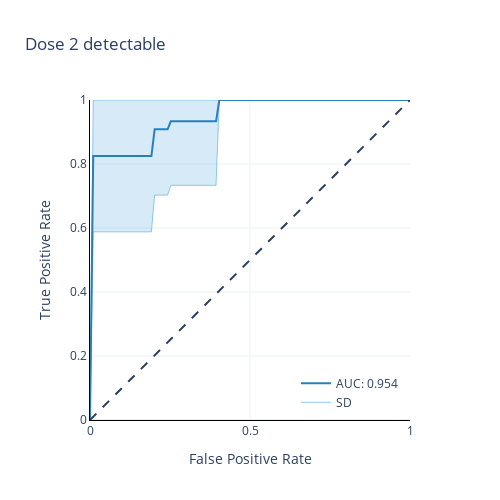

Notebook code for this chart:
### Code cell
y_true_d2_d  = []
y_true_d3_d  = []
y_score_d2_d = []
y_score_d3_d = []
for i in range(len(data["comp"]["SVM_RFE_d2_d"]["SVM_d2_d"])):
    y_true_d2_d.append(data["comp"]["SVM_RFE_d2_d"]["SVM_d2_d"][i]["y_true"])
    y_true_d3_d.append(data["comp"]["SVM_RFE_d3_d"]["SVM_d3_d"][i]["y_true"])
    y_score_d2_d.append(data["comp"]["SVM_RFE_d2_d"]["SVM_d2_d"][i]["z"])
    y_score_d3_d.append(data["comp"]["SVM_RFE_d3_d"]["SVM_d3_d"][i]["z"])


kind = 'val'
c_line      = 'rgba(52, 152, 219, 0.5)'
c_fill      = 'rgba(52, 152, 219, 0.2)'
c_line_main = 'rgba(41, 128, 185, 1.0)'
c_grid      = 'rgba(189, 195, 199, 0.5)'
#c_annot     = 'rgba(149, 165, 166, 0.5)'
#c_highlight = 'rgba(192, 57, 43, 1.0)'
fpr_mean    = np.linspace(0, 1, 100)
interp_tprs_d2_d = []
interp_tprs_d3_d = []
interp_tprs_d3_p = []
for i in range(len(y_true_d2_d)):
    fpr_d2_d, tpr_d2_d, thresholds = roc_curve(y_true_d2_d[i], y_score_d2_d[i])
    fpr_d3_d, tpr_d3_d, thresholds = roc_curve(y_true_d3_d[i], y_score_d3_d[i])
    interp_tpr_d2_d    = np.interp(fpr_mean, fpr_d2_d, tpr_d2_d)
    interp_tpr_d3_d    = np.interp(fpr_mean, fpr_d3_d, tpr_d3_d)
    interp_tpr_d2_d[0] = 0.0
    interp_tpr_d3_d[0] = 0.0
    interp_tprs_d2_d.append(interp_tpr_d2_d)
    interp_tprs_d3_d.append(interp_tpr_d3_d)
tpr_mean_d2_d     = np.mean(interp_tprs_d2_d, axis=0)
tpr_mean_d3_d     = np.mean(interp_tprs_d3_d, axis=0)
tpr_mean_d2_d[-1] = 1.0
tpr_mean_d3_d[-1] = 1.0
tpr_std_d2_d      = np.std(interp_tprs_d2_d, axis=0)
tpr_std_d3_d      = np.std(interp_tprs_d3_d, axis=0)
tpr_upper_d2_d    = np.clip(tpr_mean_d2_d+tpr_std_d2_d, 0, 1)
tpr_upper_d3_d    = np.clip(tpr_mean_d3_d+tpr_std_d3_d, 0, 1)
tpr_lower_d2_d    = tpr_mean_d2_d-tpr_std_d2_d
tpr_lower_d3_d    = tpr_mean_d3_d-tpr_std_d3_d

fig3 = go.Figure([
    go.Scatter(
        x          = fpr_mean,
        y          = tpr_upper_d2_d,
        line       = dict(color=c_line, width=1),
        hoverinfo  = "skip",
        showlegend = True,
        name       = 'SD'),
    go.Scatter(
        x          = fpr_mean,
        y          = tpr_lower_d2_d,
        fill       = 'tonexty',
        fillcolor  = c_fill,
        line       = dict(color=c_line, width=1),
        hoverinfo  = "skip",
        showlegend = False,
        name       = 'lower'),
    go.Scatter(
        x          = fpr_mean,
        y          = tpr_mean_d2_d,
        line       = dict(color=c_line_main, width=2),
        hoverinfo  = "skip",
        showlegend = True,
        name       = 'AUC: 0.954')
]
)
fig3.add_shape(
    type ='line', 
    line =dict(dash='dash'),
    x0=0, x1=1, y0=0, y1=1
)
fig3.update_layout(
    template    = 'plotly_white', 
    title_x     = 0.5,
    title = "Dose 2 detectable",
    xaxis_title = "False Positive Rate",
    yaxis_title = "True Positive Rate",
    width       = 500,
    height      = 500,
    legend      = dict(
        yanchor="bottom", 
        xanchor="right", 
        x=0.95,
        y=0.01,
    )
)
fig3.update_yaxes(
    range       = [0, 1],
    scaleanchor = "x", 
    scaleratio  = 1,
    linecolor   = 'black')
fig3.update_xaxes(
    range       = [0, 1],
    constrain   = 'domain',
    linecolor   = 'black')
fig3.write_image("fig_ml_c.svg")
fig3

### Figure 1 — Plotly figure (JSON) as saved in the notebook; plotly's stock layout.template omitted (floating-point values rounded to 4 significant figures)
{"data": [{"hoverinfo": "skip", "line": {"color": "rgba(52, 152, 219, 0.5)", "width": 1}, "name": "SD", "showlegend": true, "type": "scatter", "x": [0, 0.0101, 0.0202, 0.0303, 0.0404, 0.05051, 0.06061, 0.07071, 0.08081, 0.09091, 0.101, 0.1111, 0.1212, 0.1313, 0.1414, 0.1515, 0.1616, 0.1717, 0.1818, 0.1919, 0.202, 0.2121, 0.2222, 0.2323, 0.2424, 0.2525, 0.2626, 0.2727, 0.2828, 0.2929, 0.303, 0.3131, 0.3232, 0.3333, 0.3434, 0.3535, 0.3636, 0.3737, 0.3838, 0.3939, 0.404, 0.4141, 0.4242, 0.4343, 0.4444, 0.4545, 0.4646, 0.4747, 0.4848, 0.4949, 0.5051, 0.5152, 0.5253, 0.5354, 0.5455, 0.5556, 0.5657, 0.5758, 0.5859, 0.596, 0.6061, 0.6162, 0.6263, 0.6364, 0.6465, 0.6566, 0.6667, 0.6768, 0.6869, 0.697, 0.7071, 0.7172, 0.7273, 0.7374, 0.7475, 0.7576, 0.7677, 0.7778, 0.7879, 0.798, 0.8081, 0.8182, 0.8283, 0.8384, 0.8485, 0.8586, 0.8687, 0.8788, 0.8889, 0.899, 0.9091, 0.9192, 0.9293, 0.9394, 0.9495, 0.9596, 0.9697, 0.9798, 0.9899, 1], "y": [0, 1, 1, 1, 1, 1, 1, 1, 1, 1, 1, 1, 1, 1, 1, 1, 1, 1, 1, 1, 1, 1, 1, 1, 1, 1, 1, 1, 1, 1, 1, 1, 1, 1, 1, 1, 1, 1, 1, 1, 1, 1, 1, 1, 1, 1, 1, 1, 1, 1, 1, 1, 1, 1, 1, 1, 1, 1, 1, 1, 1, 1, 1, 1, 1, 1, 1, 1, 1, 1, 1, 1, 1, 1, 1, 1, 1, 1, 1, 1, 1, 1, 1, 1, 1, 1, 1, 1, 1, 1, 1, 1, 1, 1, 1, 1, 1, 1, 1, 1]}, {"fill": "tonexty", "fillcolor": "rgba(52, 152, 219, 0.2)", "hoverinfo": "skip", "line": {"color": "rgba(52, 152, 219, 0.5)", "width": 1}, "name": "lower", "showlegend": false, "type": "scatter", "x": [0, 0.0101, 0.0202, 0.0303, 0.0404, 0.05051, 0.06061, 0.07071, 0.08081, 0.09091, 0.101, 0.1111, 0.1212, 0.1313, 0.1414, 0.1515, 0.1616, 0.1717, 0.1818, 0.1919, 0.202, 0.2121, 0.2222, 0.2323, 0.2424, 0.2525, 0.2626, 0.2727, 0.2828, 0.2929, 0.303, 0.3131, 0.3232, 0.3333, 0.3434, 0.3535, 0.3636, 0.3737, 0.3838, 0.3939, 0.404, 0.4141, 0.4242, 0.4343, 0.4444, 0.4545, 0.4646, 0.4747, 0.4848, 0.4949, 0.5051, 0.5152, 0.5253, 0.5354, 0.5455, 0.5556, 0.5657, 0.5758, 0.5859, 0.596, 0.6061, 0.6162, 0.6263, 0.6364, 0.6465, 0.6566, 0.6667, 0.6768, 0.6869, 0.697, 0.7071, 0.7172, 0.7273, 0.7374, 0.7475, 0.7576, 0.7677, 0.7778, 0.7879, 0.798, 0.8081, 0.8182, 0.8283, 0.8384, 0.8485, 0.8586, 0.8687, 0.8788, 0.8889, 0.899, 0.9091, 0.9192, 0.9293, 0.9394, 0.9495, 0.9596, 0.9697, 0.9798, 0.9899, 1], "y": [0, 0.588, 0.588, 0.588, 0.588, 0.588, 0.588, 0.588, 0.588, 0.588, 0.588, 0.588, 0.588, 0.588, 0.588, 0.588, 0.588, 0.588, 0.588, 0.588, 0.7027, 0.7027, 0.7027, 0.7027, 0.7027, 0.7333, 0.7333, 0.7333, 0.7333, 0.7333, 0.7333, 0.7333, 0.7333, 0.7333, 0.7333, 0.7333, 0.7333, 0.7333, 0.7333, 0.7333, 1, 1, 1, 1, 1, 1, 1, 1, 1, 1, 1, 1, 1, 1, 1, 1, 1, 1, 1, 1, 1, 1, 1, 1, 1, 1, 1, 1, 1, 1, 1, 1, 1, 1, 1, 1, 1, 1, 1, 1, 1, 1, 1, 1, 1, 1, 1, 1, 1, 1, 1, 1, 1, 1, 1, 1, 1, 1, 1, 1]}, {"hoverinfo": "skip", "line": {"color": "rgba(41, 128, 185, 1.0)", "width": 2}, "name": "AUC: 0.954", "showlegend": true, "type": "scatter", "x": [0, 0.0101, 0.0202, 0.0303, 0.0404, 0.05051, 0.06061, 0.07071, 0.08081, 0.09091, 0.101, 0.1111, 0.1212, 0.1313, 0.1414, 0.1515, 0.1616, 0.1717, 0.1818, 0.1919, 0.202, 0.2121, 0.2222, 0.2323, 0.2424, 0.2525, 0.2626, 0.2727, 0.2828, 0.2929, 0.303, 0.3131, 0.3232, 0.3333, 0.3434, 0.3535, 0.3636, 0.3737, 0.3838, 0.3939, 0.404, 0.4141, 0.4242, 0.4343, 0.4444, 0.4545, 0.4646, 0.4747, 0.4848, 0.4949, 0.5051, 0.5152, 0.5253, 0.5354, 0.5455, 0.5556, 0.5657, 0.5758, 0.5859, 0.596, 0.6061, 0.6162, 0.6263, 0.6364, 0.6465, 0.6566, 0.6667, 0.6768, 0.6869, 0.697, 0.7071, 0.7172, 0.7273, 0.7374, 0.7475, 0.7576, 0.7677, 0.7778, 0.7879, 0.798, 0.8081, 0.8182, 0.8283, 0.8384, 0.8485, 0.8586, 0.8687, 0.8788, 0.8889, 0.899, 0.9091, 0.9192, 0.9293, 0.9394, 0.9495, 0.9596, 0.9697, 0.9798, 0.9899, 1], "y": [0, 0.825, 0.825, 0.825, 0.825, 0.825, 0.825, 0.825, 0.825, 0.825, 0.825, 0.825, 0.825, 0.825, 0.825, 0.825, 0.825, 0.825, 0.825, 0.825, 0.9083, 0.9083, 0.9083, 0.9083, 0.9083, 0.9333, 0.9333, 0.9333, 0.9333, 0.9333, 0.9333, 0.9333, 0.9333, 0.9333, 0.9333, 0.9333, 0.9333, 0.9333, 0.9333, 0.9333, 1, 1, 1, 1, 1, 1, 1, 1, 1, 1, 1, 1, 1, 1, 1, 1, 1, 1, 1, 1, 1, 1, 1, 1, 1, 1, 1, 1, 1, 1, 1, 1, 1, 1, 1, 1, 1, 1, 1, 1, 1, 1, 1, 1, 1, 1, 1, 1, 1, 1, 1, 1, 1, 1, 1, 1, 1, 1, 1, 1]}], "layout": {"height": 500, "legend": {"x": 0.95, "xanchor": "right", "y": 0.01, "yanchor": "bottom"}, "shapes": [{"line": {"dash": "dash"}, "type": "line", "x0": 0, "x1": 1, "y0": 0, "y1": 1}], "title": {"text": "Dose 2 detectable"}, "width": 500, "xaxis": {"constrain": "domain", "domain": [0.02941, 0.9706], "linecolor": "black", "range": [0, 1], "title": {"text": "False Positive Rate"}, "type": "linear"}, "yaxis": {"domain": [0, 1], "linecolor": "black", "range": [0, 1], "scaleanchor": "x", "scaleratio": 1, "title": {"text": "True Positive Rate"}, "type": "linear"}}}
